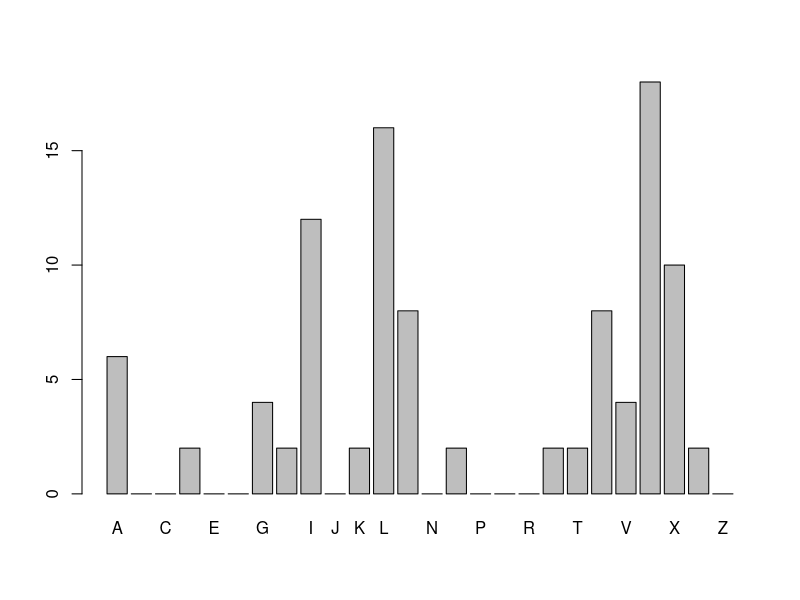
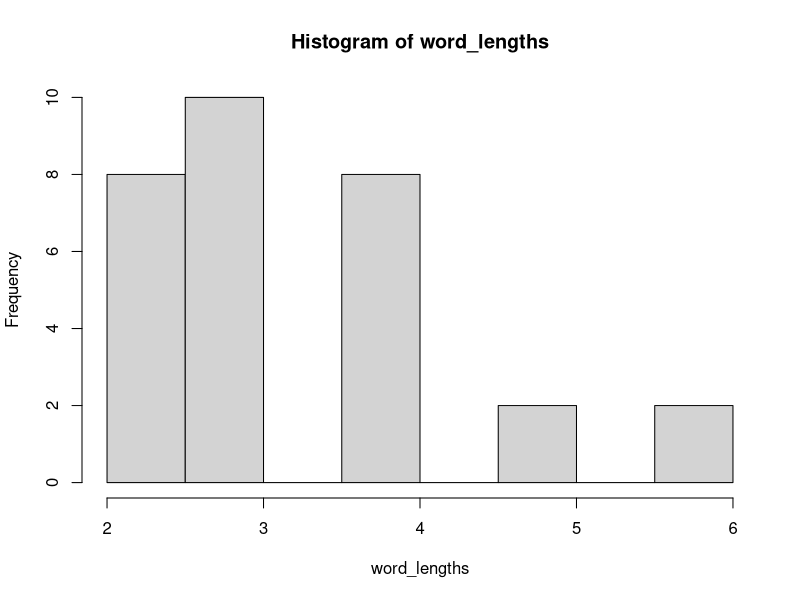

Generate these figures, in order, with R:
## ---- chunk 1
knitr::opts_chunk$set(echo = TRUE)
## ---- chunk 2
# Do not alter this

msg1 <- "THE PASSWORD IS MY NAME" 
msg2 <- "I AM A SPY WRITING A SPY MESSAGE"
msg3 <- "XLMW*MW*XLI*HIVW*WLSYWI*UVG*MW*XLI*WWT*UIAG*OLKDL*XLI*XLMW*AU*AU*XLMW*MW*XLI*HIVW*WLSYWI*UVG*MW*XLI*WWT*UIAG*OLKDL*XLI*XLMW*AU*AU"

# Do not alter this
## ---- chunk 3

is_valid_message <- function(msg) {
  msg_to_encode <- gsub(" ", "", msg)
  
  if (grepl("^[A-Z]+$", msg_to_encode)) {
    cat("The message contains only capital letters and whitespace: TRUE.\n")
    return(TRUE)
  } else {
    cat("The message contains only capital letters and whitespace: FALSE.\n")
    return(FALSE)
  }
}

is_valid_message(msg1)


## ---- chunk 4

# Function to check if the message is valid from A without print statemets
is_valid_message <- function(msg) {
  msg_to_encode <- gsub(" ", "", msg)  
  return(grepl("^[A-Z]+$", msg_to_encode))
}

# Encoding function
encode_message <- function(msg) {
  if (!is_valid_message(msg)) {
    stop("Message must contain only uppercase letters and spaces.")
  }
  
  #shift by 3
  shift_char <- function(ch) {
    if (ch == " ") return(" ")
    ascii <- utf8ToInt(ch)
    shifted <- ((ascii - utf8ToInt("A") + 3) %% 26) + utf8ToInt("A")
    intToUtf8(shifted)
  }
  
  shifted_msg <- paste0(sapply(strsplit(msg, NULL)[[1]], shift_char), collapse = "")
  
  # reverse
  reversed_msg <- paste0(rev(strsplit(shifted_msg, NULL)[[1]]), collapse = "")
  
  # replace spaces with asterix
  asterix_msg <- gsub(" ", "*", reversed_msg)
  
  # lowercase letters at even indices (0-indexed)
  chars <- strsplit(asterix_msg, NULL)[[1]]
  styled_chars <- sapply(seq_along(chars), function(i) {
    if ((i-1) %% 2 == 0) {
      tolower(chars[i])
    } else {
      toupper(chars[i])
    }
  })
  styled_msg <- paste0(styled_chars, collapse = "")
  
  # add marker
  encoded_msg <- paste0('"\\#\\#\\#', styled_msg, '\\#\\#\\#"')
  
  return(encoded_msg)
}


# Assume msg_to_decode is the encoded message
msg_to_decode <- encode_message(msg1)

decode_message <- function(msg) {
  # remove markers, sub failed so resorted to this method
  cleaned_msg <- substr(msg, 8, nchar(msg) - 7)
  
  # uppercase all
  unstyled_msg <- toupper(cleaned_msg)
  
  # astrerix instead of spaces
  remove_asterix_msg <- gsub("\\*", " ", unstyled_msg)
  
  # reverse string
  unreversed_msg <- paste0(rev(strsplit(remove_asterix_msg, NULL)[[1]]), collapse = "")
  
  # unshift
  unshift_char <- function(ch) {
    if (ch == " ") return(" ")
    ascii <- utf8ToInt(ch)
    shifted <- ((ascii - utf8ToInt("A") - 3) %% 26) + utf8ToInt("A")
    intToUtf8(shifted)
  }
  
  decoded_msg <- paste0(sapply(strsplit(unreversed_msg, NULL)[[1]], unshift_char), collapse = "")
  
  return(decoded_msg)
}




# Example message
cat("Original message:", msg1, "\n")

# Encode the message
encoded_output <- encode_message(msg1)
cat("Encoded message:", encoded_output, "\n")

# Decode the message
decoded_output <- decode_message(msg_to_decode)
cat("Decoded message:", decoded_output, "\n")

## ---- chunk 5
words <- unlist(strsplit(msg2, " "))

index <- which(words == "SPY")[1]  

cat("The word index of the first occurrence of the keyword SPY is:", index, "\n")
## ---- chunk 6

letters <- gsub("\\*", "", msg3)

l_vec <- strsplit(letters, "")

l_vec <- unlist(l_vec)

l_table <- factor(l_vec, levels = LETTERS)

l_freq <- table(l_table)


barplot(l_freq)
## ---- chunk 7

words <- unlist(strsplit(msg3, "\\*"))

word_lengths <- nchar(words)

hist(word_lengths)

## ---- chunk 8

generate_spy_name <- function(first_name, last_name) {
  
  first_name_two_letters <- substr(first_name, 1, 2)
  
  last_name_two_letters <- substr(last_name, nchar(last_name) - 1, nchar(last_name))
  
  r_number <- sample(10:99, 1)
  
  spy_name <- paste0(first_name_two_letters, last_name_two_letters, r_number)
  
  cat("Your Spy Name is:", spy_name, "\n")
  
  return(spy_name)
  
}

generate_spy_name("Graham", "Dib")
  

